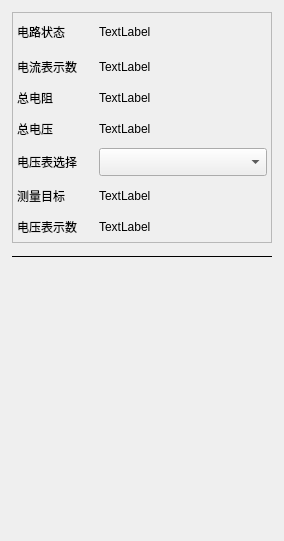
<?xml version="1.0" encoding="UTF-8"?>
<ui version="4.0">
 <class>CircuitStatusDock</class>
 <widget class="QDockWidget" name="CircuitStatusDock">
  <property name="geometry">
   <rect>
    <x>0</x>
    <y>0</y>
    <width>284</width>
    <height>541</height>
   </rect>
  </property>
  <property name="sizePolicy">
   <sizepolicy hsizetype="Preferred" vsizetype="Preferred">
    <horstretch>0</horstretch>
    <verstretch>0</verstretch>
   </sizepolicy>
  </property>
  <property name="minimumSize">
   <size>
    <width>284</width>
    <height>541</height>
   </size>
  </property>
  <property name="maximumSize">
   <size>
    <width>320</width>
    <height>524287</height>
   </size>
  </property>
  <property name="floating">
   <bool>false</bool>
  </property>
  <property name="allowedAreas">
   <set>Qt::DockWidgetArea::LeftDockWidgetArea|Qt::DockWidgetArea::RightDockWidgetArea</set>
  </property>
  <property name="windowTitle">
   <string>电路状态</string>
  </property>
  <widget class="QWidget" name="dockWidgetContents">
   <layout class="QVBoxLayout" name="verticalLayout" stretch="0,0,0">
    <property name="spacing">
     <number>12</number>
    </property>
    <property name="leftMargin">
     <number>12</number>
    </property>
    <property name="topMargin">
     <number>12</number>
    </property>
    <property name="rightMargin">
     <number>12</number>
    </property>
    <property name="bottomMargin">
     <number>12</number>
    </property>
    <item>
     <widget class="QFrame" name="stateFrame">
      <property name="minimumSize">
       <size>
        <width>200</width>
        <height>0</height>
       </size>
      </property>
      <property name="maximumSize">
       <size>
        <width>260</width>
        <height>16777215</height>
       </size>
      </property>
      <property name="frameShape">
       <enum>QFrame::Shape::StyledPanel</enum>
      </property>
      <property name="frameShadow">
       <enum>QFrame::Shadow::Plain</enum>
      </property>
      <layout class="QGridLayout" name="gridLayout" columnstretch="0,1" rowminimumheight="30,0,0,0,0,0,0" columnminimumwidth="72,0">
       <property name="leftMargin">
        <number>4</number>
       </property>
       <property name="topMargin">
        <number>4</number>
       </property>
       <property name="rightMargin">
        <number>4</number>
       </property>
       <property name="bottomMargin">
        <number>4</number>
       </property>
       <property name="horizontalSpacing">
        <number>10</number>
       </property>
       <property name="verticalSpacing">
        <number>8</number>
       </property>
       <item row="5" column="1">
        <widget class="QLabel" name="targetValueLabel">
         <property name="text">
          <string>TextLabel</string>
         </property>
        </widget>
       </item>
       <item row="3" column="0">
        <widget class="QLabel" name="totalVoltageNameLabel">
         <property name="text">
          <string>总电压</string>
         </property>
        </widget>
       </item>
       <item row="1" column="1">
        <widget class="QLabel" name="currentValueLabel">
         <property name="text">
          <string>TextLabel</string>
         </property>
        </widget>
       </item>
       <item row="3" column="1">
        <widget class="QLabel" name="totalVoltageValueLabel">
         <property name="text">
          <string>TextLabel</string>
         </property>
        </widget>
       </item>
       <item row="1" column="0">
        <widget class="QLabel" name="currentNameLabel">
         <property name="text">
          <string>电流表示数</string>
         </property>
        </widget>
       </item>
       <item row="2" column="0">
        <widget class="QLabel" name="resistanceNameLabel">
         <property name="text">
          <string>总电阻</string>
         </property>
        </widget>
       </item>
       <item row="0" column="0">
        <widget class="QLabel" name="stateNameLabel">
         <property name="text">
          <string>电路状态</string>
         </property>
        </widget>
       </item>
       <item row="5" column="0">
        <widget class="QLabel" name="targetTitleLabel">
         <property name="minimumSize">
          <size>
           <width>65</width>
           <height>0</height>
          </size>
         </property>
         <property name="text">
          <string>测量目标</string>
         </property>
        </widget>
       </item>
       <item row="6" column="1">
        <widget class="QLabel" name="readingValueLabel">
         <property name="text">
          <string>TextLabel</string>
         </property>
        </widget>
       </item>
       <item row="2" column="1">
        <widget class="QLabel" name="resistanceValueLabel">
         <property name="text">
          <string>TextLabel</string>
         </property>
        </widget>
       </item>
       <item row="6" column="0">
        <widget class="QLabel" name="readingTitleLabel">
         <property name="text">
          <string>电压表示数</string>
         </property>
        </widget>
       </item>
       <item row="0" column="1">
        <widget class="QLabel" name="stateValueLabel">
         <property name="text">
          <string>TextLabel</string>
         </property>
        </widget>
       </item>
       <item row="4" column="0">
        <widget class="QLabel" name="voltmeterSelectNameLabel">
         <property name="text">
          <string>电压表选择</string>
         </property>
        </widget>
       </item>
       <item row="4" column="1">
        <widget class="QComboBox" name="voltmeterComboBox">
         <property name="sizePolicy">
          <sizepolicy hsizetype="Expanding" vsizetype="Fixed">
           <horstretch>0</horstretch>
           <verstretch>0</verstretch>
          </sizepolicy>
         </property>
         <property name="minimumSize">
          <size>
           <width>0</width>
           <height>28</height>
          </size>
         </property>
        </widget>
       </item>
      </layout>
     </widget>
    </item>
    <item>
     <widget class="Line" name="separatorLine">
      <property name="minimumSize">
       <size>
        <width>0</width>
        <height>1</height>
       </size>
      </property>
      <property name="maximumSize">
       <size>
        <width>16777215</width>
        <height>2</height>
       </size>
      </property>
      <property name="frameShadow">
       <enum>QFrame::Shadow::Plain</enum>
      </property>
      <property name="orientation">
       <enum>Qt::Orientation::Horizontal</enum>
      </property>
     </widget>
    </item>
    <item>
     <widget class="QLabel" name="gifLabel">
      <property name="sizePolicy">
       <sizepolicy hsizetype="Expanding" vsizetype="Expanding">
        <horstretch>0</horstretch>
        <verstretch>0</verstretch>
       </sizepolicy>
      </property>
      <property name="minimumSize">
       <size>
        <width>260</width>
        <height>260</height>
       </size>
      </property>
      <property name="maximumSize">
       <size>
        <width>260</width>
        <height>260</height>
       </size>
      </property>
      <property name="text">
       <string/>
      </property>
      <property name="alignment">
       <set>Qt::AlignmentFlag::AlignCenter</set>
      </property>
     </widget>
    </item>
   </layout>
  </widget>
 </widget>
 <resources/>
 <connections/>
</ui>
